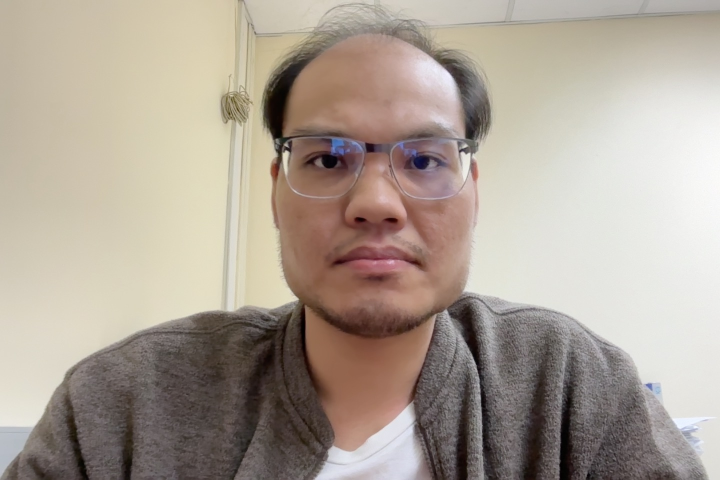
//> input picture src/master.jpg, 1440 x 960 px (shown at 1/2 size)
$ ./detector ../src/master.jpg ../src/example_landmark.png   (built with g++ and OpenCV 4)
//> lines starting //> are read from the running program, lines starting //| are printed output that depends on the picture
#include <stdio.h>
#include <iostream>
#include <tuple>
#include <string>
#include "opencv2/core.hpp"
#include "opencv2/imgproc.hpp"
#include "opencv2/features2d.hpp"
#include "opencv2/highgui.hpp"
#include "opencv2/calib3d.hpp"
#include "opencv2/xfeatures2d.hpp"
#include "opencv2/imgproc/imgproc_c.h"
#include "opencv2/objdetect.hpp"
using namespace std;
using namespace cv;
using namespace cv::xfeatures2d;

/** Global variables */
String face_cascade_name = "../haarcascade_frontalface_alt.xml";
CascadeClassifier face_cascade;
RNG rng(12345);

/** Function Headers */
void drawRectagleOnFace(Mat img, vector<Rect> faces);
vector<Rect> findFaces( Mat frame );
tuple<Mat, Mat> checkHomo(Mat img_object, Mat img_scene);
void readme();


/* @function main */
int main( int argc, char** argv )
{
	// if argument is missing
	if( argc != 3 )
	{ readme(); return -1; }

	// load classifier
	if( !face_cascade.load( face_cascade_name ) )
	{ printf("--(!)Error loading\n"); return -1; };

	// Load image
	Mat img_1 = imread( argv[1], IMREAD_GRAYSCALE );
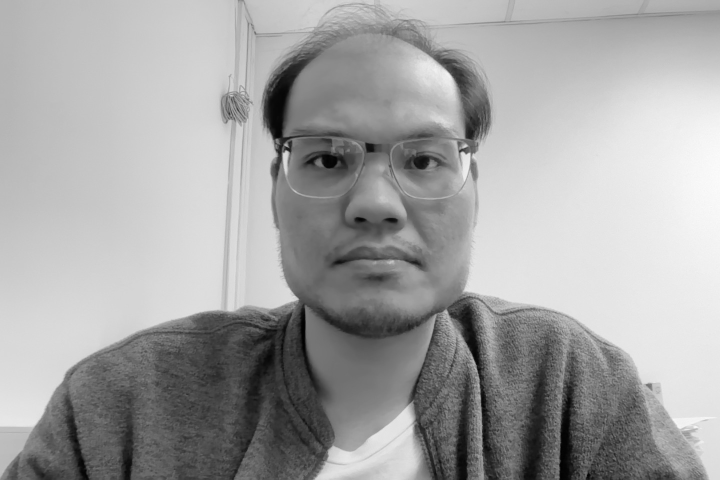
//> img_1: 960 rows x 1440 cols, CV_8UC1 (shown at 1/2 size); min 0, max 254, mean 163
	Mat img_2 = imread( argv[2], IMREAD_GRAYSCALE );
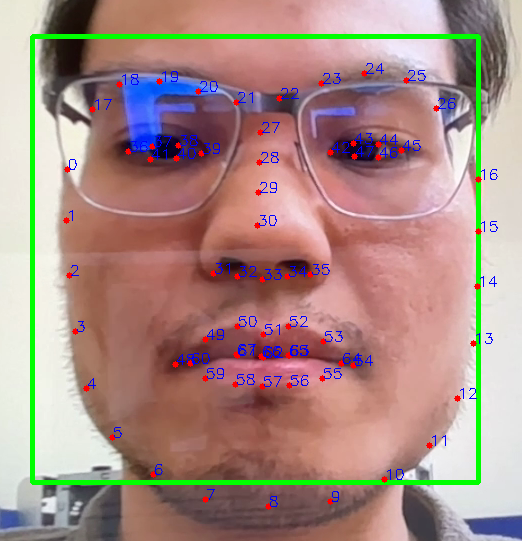
//> input picture src/example_landmark.png, 1044 x 1082 px (shown at 1/2 size)
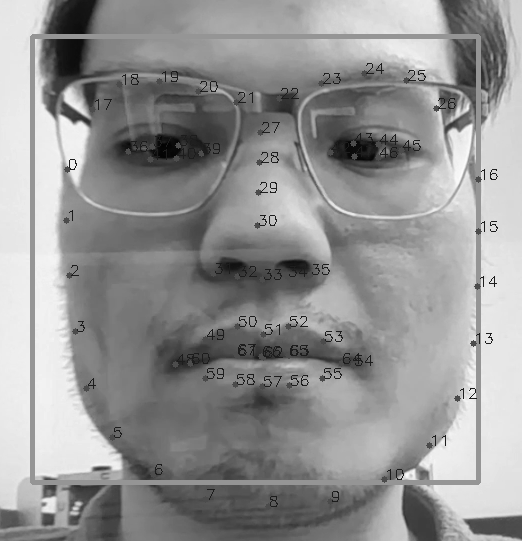
//> img_2: 1082 rows x 1044 cols, CV_8UC1 (shown at 1/2 size); min 3, max 253, mean 147.7

	vector<Rect> faces_1 = findFaces( img_1 );
//> in findFaces, `face_cascade.detectMultiScale( frame, faces, 1.1, 2, 0, Size(30, 30) );`: faces = 1 Rect (x, y, width, height): [513, 131, 482, 482]
//> faces_1 = 1 Rect (x, y, width, height): [513, 131, 482, 482]
 	cout << "image_1 contain:" + to_string(faces_1.size()) << endl;
//| image_1 contain:1
 	// write img for debug
 	// drawRectagleOnFace(img_1, faces_1);
	vector<Rect> faces_2 = findFaces( img_2 );
 	cout << "image_2 contain:" + to_string(faces_2.size()) << endl;
//| image_2 contain:0
	drawRectagleOnFace(img_2, faces_2);

	// Loop over the faces from image 1
	for(int i = 0; i < faces_1.size(); i++ ){
		// Crop the only the face section
		Mat face_1 = img_1(faces_1[i]);

		// Compare the face from image 1 to all faces in image 2
		for(int j = 0; j < faces_2.size(); j++ ){
			String pairName = to_string(i) + "_" + to_string(j);
			cout << "check face:" + pairName << endl;
			Mat face_2 = img_2(faces_2[j]);
			/*--- check homography in the second faces ---*/
			try {
				auto [H, img_matches] = checkHomo(face_1, face_2);
				//-- Get the corners from the image_1 ( the object to be "detected" )
				vector<Point2f> obj_corners(4);
				obj_corners[0] = cvPoint(0,0); obj_corners[1] = cvPoint( face_1.cols, 0 );
				obj_corners[2] = cvPoint( face_1.cols, face_1.rows ); obj_corners[3] = cvPoint( 0, face_1.rows );
				vector<Point2f> scene_corners(4);
				perspectiveTransform( obj_corners, scene_corners, H);
				//-- Draw lines between the corners (the mapped object in the scene - image_2 )
				line( img_matches, scene_corners[0] + Point2f( face_1.cols, 0), scene_corners[1] + Point2f( face_1.cols, 0), Scalar(0, 255, 0), 4 );
				line( img_matches, scene_corners[1] + Point2f( face_1.cols, 0), scene_corners[2] + Point2f( face_1.cols, 0), Scalar( 0, 255, 0), 4 );
				line( img_matches, scene_corners[2] + Point2f( face_1.cols, 0), scene_corners[3] + Point2f( face_1.cols, 0), Scalar( 0, 255, 0), 4 );
				line( img_matches, scene_corners[3] + Point2f( face_1.cols, 0), scene_corners[0] + Point2f( face_1.cols, 0), Scalar( 0, 255, 0), 4 );
				//-- Show detected matches
				imwrite( "result"+pairName+".jpg", img_matches );
			} catch (const std::exception& e) {
				cout << "Bad Faces" << endl;
			}
		}
	}
//> this loop made 1 pass
//> pass 1, `Mat face_1 = img_1(faces_1[i]);`:
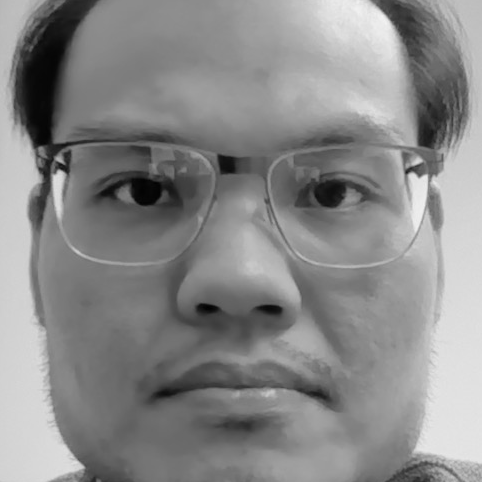
//> face_1: 482 rows x 482 cols, CV_8UC1; min 0, max 243, mean 137.5
	return 0;
}

/** @function drawRectagleOnFace */
void drawRectagleOnFace(Mat img, vector<Rect> faces){
	for(int i = 0; i < faces.size(); i++){
	 	rectangle(img, faces[i], Scalar( 255, 0, 0 ));
	}
 	imwrite("debug.jpg", img);
}

/** @function findFaces */
vector<Rect> findFaces( Mat frame ){
	vector<Rect> faces;
	//-- Detect faces
	face_cascade.detectMultiScale( frame, faces, 1.1, 2, 0, Size(30, 30) );
	return faces;
}

/** @function checkHomo */
// [46 lines left out: function checkHomo, not called in this run]


/* @function readme */
void readme()
{ cout << " Usage: ./SURF_descriptor <img_1> <img_2>" << endl; }
